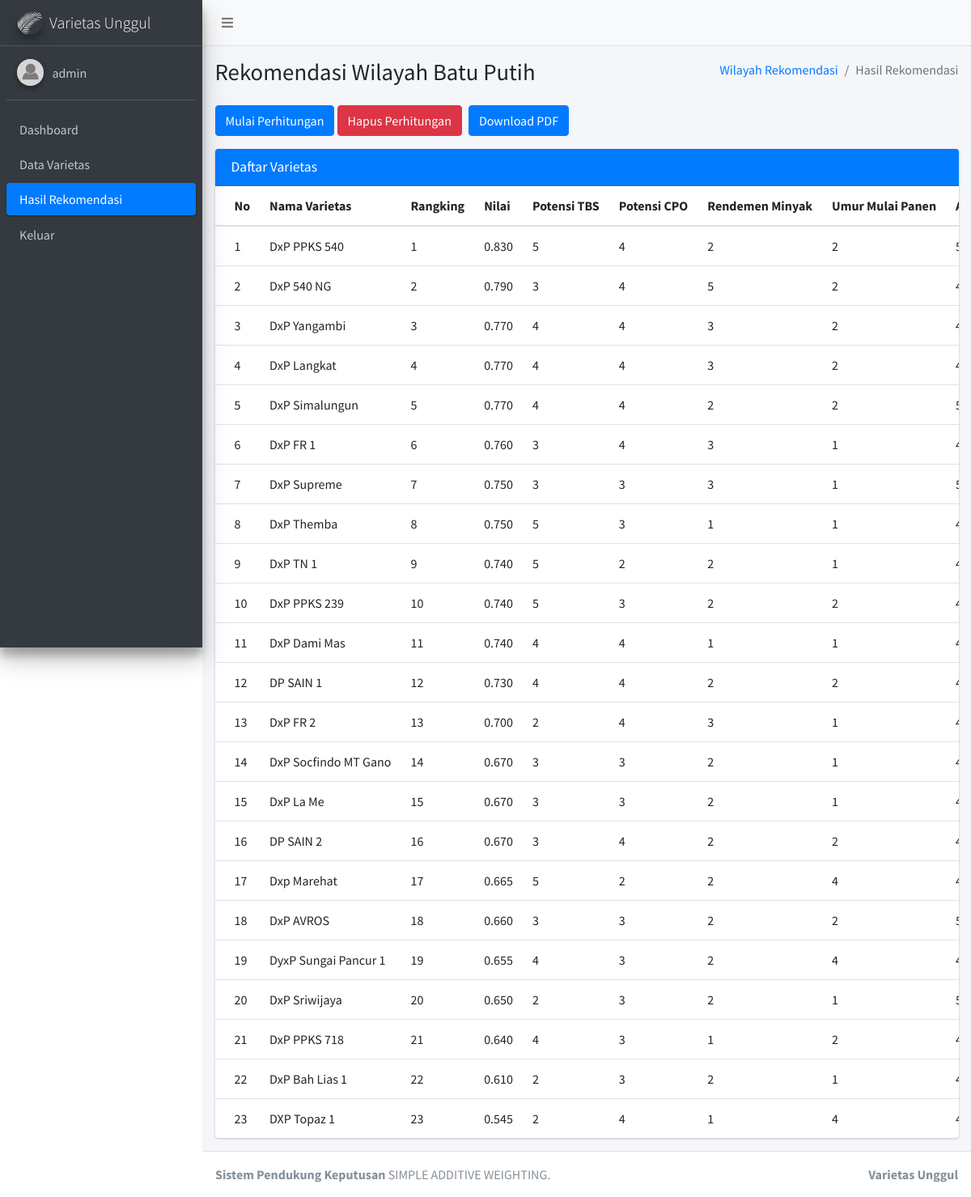
Page /hasil_perhitungan.php?id=6 (signed in) on the committed database.
### tables this page shows
CREATE TABLE `wilayah` (
  `id` int(11) NOT NULL,
  `nama` varchar(50) NOT NULL,
  `kabupaten` varchar(50) NOT NULL,
  `provinsi` varchar(50) NOT NULL
);

CREATE TABLE `kriteria` (
  `id` int(11) NOT NULL,
  `nama` varchar(50) NOT NULL,
  `bobot` float(8,2) NOT NULL,
  `status` varchar(10) NOT NULL,
  `status_sub` int(11) NOT NULL
);

CREATE TABLE `hasil` (
  `id` int(11) NOT NULL,
  `alternatif_id` int(11) NOT NULL,
  `no` int(11) NOT NULL,
  `nilai` text NOT NULL,
  `wilayah_id` int(11) NOT NULL
);

CREATE TABLE `alternatif` (
  `id` int(11) NOT NULL,
  `wilayah_id` int(11) NOT NULL,
  `nama` varchar(50) NOT NULL
);

CREATE TABLE `sub_kriteria` (
  `id` int(11) NOT NULL,
  `kriteria_id` int(11) NOT NULL,
  `nama` varchar(50) NOT NULL,
  `bobot` int(11) NOT NULL
);

### models/Hasil.php (called while the page is built, shortened)
<?php
class Hasil {
    protected $pdo;
    public function __construct ($pdo)
    {
        $this->pdo = $pdo;
    }
    public function index ($wilayah_id = null)
    {
        $query = "SELECT hasil.alternatif_id AS alternatif_id, alternatif.nama AS nama, hasil.nilai AS nilai, hasil.no AS 'no' FROM hasil LEFT JOIN alternatif ON alternatif.id = hasil.alternatif_id ";
        if ($wilayah_id !== null) {
            $query .= " WHERE hasil.wilayah_id = ?";
        }
        $query .= " ORDER BY hasil.no ASC";
        $statement = $this->pdo->prepare($query);
        if ($wilayah_id !== null) {
            $statement->execute([
                $wilayah_id
            ]);
        } else {
            $statement->execute();
        }
        $result = $statement->fetchAll(\PDO::FETCH_ASSOC);
        return $result;
    }
}

### models/Varietas.php (called while the page is built, shortened)
<?php
class Varietas {
    protected $pdo;
    public function __construct ($pdo)
    {
        $this->pdo = $pdo;
    }
    public function getBobotIn($id)
    {
        try {
            if (count($id) > 0) {
                $anonymous = implode(',', array_map(function () { return  "?"; }, range(0, count($id) - 1)));
                $query = "SELECT * FROM alternatif_bobot LEFT JOIN sub_kriteria ON alternatif_bobot.sub_kriteria_id = sub_kriteria.id WHERE alternatif_id IN ($anonymous) ";
                $statement = $this->pdo->prepare($query);
                $statement->execute($id);
                return $statement->fetchAll(\PDO::FETCH_ASSOC);
            } else {
                return [];
            }
        } catch (Exception $e) {
            return [];
        }
    }
}

### models/Wilayah.php (called while the page is built, shortened)
<?php
class Wilayah {
    protected $pdo;
    public function __construct ($pdo)
    {
        $this->pdo = $pdo;
    }
    public function find($id)
    {
        try {
            if ($id !== "") {
                $query = "SELECT * FROM wilayah WHERE id = ?";
                $statement = $this->pdo->prepare($query);
                $statement->execute([
                    $id,
                ]);
                return $statement->fetch(\PDO::FETCH_ASSOC);
            } else {
                return null;
            }
        } catch (Exception $e) {
            return null;
        }
    }
}

### config/form.php (called while the page is built)
<?php
function input_form($data) {
    $data = trim($data);
    $data = stripslashes($data);
    $data = htmlspecialchars($data);
    return $data;
}

### models/Kriteria.php (called while the page is built, shortened)
<?php
class Kriteria {
    protected $pdo;
    public function __construct ($pdo)
    {
        $this->pdo = $pdo;
    }
    public function index ()
    {
        $query = "SELECT * FROM kriteria";
        $statement = $this->pdo->prepare($query);
        $statement->execute();
        $result = $statement->fetchAll(\PDO::FETCH_ASSOC);
        return $result;
    }
}

### hasil_perhitungan.php (the view, shortened to what this page needs)
<?php
require __DIR__ . '/config/connect.php';
require __DIR__ . '/config/form.php';
$wilayahModel = new Wilayah($pdo);
$hasilModel = new Hasil($pdo);
$varietasModel = new Varietas($pdo);
$id = input_form($_GET['id'] ?? null);
$item = $wilayahModel->find($id);
$hasilItems = $hasilModel->index($id);
$bobotAlternatifItems = $varietasModel->getBobotIn(array_column($hasilItems, 'alternatif_id'));
$hasilItems = array_map(function ($item) use ($bobotAlternatifItems) {
    $item['bobot'] = array_filter($bobotAlternatifItems, function ($bobot) use ($item) {
        return $item['alternatif_id'] == $bobot['alternatif_id'];
    });
    return $item;
}, $hasilItems);
$kriteriaModel = new Kriteria($pdo);
$kriteriaItems = $kriteriaModel->index();
extract([
    'hasilItems' => $hasilItems,
    'kriteriaItems' => $kriteriaItems
]);
?>
<!DOCTYPE html>
<html lang="en">
<head>
    <link rel="stylesheet" href="plugins/fontawesome-free/css/all.min.css">
    <link rel="stylesheet" href="plugins/overlayScrollbars/css/OverlayScrollbars.min.css">
    <link rel="stylesheet" href="dist/css/adminlte.min.css">
</head>
<body class="hold-transition sidebar-mini layout-fixed layout-navbar-fixed layout-footer-fixed">
    <div class="wrapper">
        <nav class="main-header navbar navbar-expand navbar-light">
            <ul class="navbar-nav">
                <li class="nav-item">
                    <a class="nav-link" data-widget="pushmenu" href="#" role="button"><i class="fas fa-bars"></i></a>
                </li>
            </ul>
        </nav>
        <aside class="main-sidebar sidebar-dark-primary elevation-4">
            <a class="brand-link">
                <img src="dist/img/logo1.png" alt="AdminLTE Logo" class="brand-image img-circle elevation-3" style="opacity: .8">
                <span class="brand-text font-weight-light">Varietas Unggul</span>
            </a>
            <div class="sidebar">
                <div class="user-panel mt-3 pb-3 mb-3 d-flex">
                    <div class="image">
                        <img src="dist/img/user.png" class="img-circle elevation-2" alt="User Image">
                    </div>
                    <div class="info">
                        <a href="#" class="d-block"><?php echo $_SESSION['nama'] ?? '-' ?></a>
                    </div>
                </div>
                <nav class="mt-2">
                    <ul class="nav nav-pills nav-sidebar flex-column" data-widget="treeview" role="menu" data-accordion="false">
                        <li class="nav-item">
                            <a href="halaman_pengguna.php" class="nav-link ">
                                <p> Dashboard </p>
                            </a>
                        </li>
                        <li class="nav-item">
                            <a href="varietas.php" class="nav-link ">
                                <p> Data Varietas </p>
                            </a>
                        </li>
                        <li class="nav-item">
                            <a href="hasil.php" class="nav-link active">
                                <p>Hasil Rekomendasi</p>
                            </a>
                        </li>
                        <li class="nav-item">
                            <a href="logout.php" class="nav-link">
                                <p>Keluar</p>
                            </a>
                        </li>
                    </ul>
                </nav>
                </div>
        </aside>
        <div class="content-wrapper">
            <div class="content-header">
                <div class="container-fluid">
                    <div class="row mb-2">
                    <div class="col-sm-6">
                        <h1 class="m-0">Rekomendasi Wilayah <?php echo $item['nama'] ?></h1>
                    </div>
                    <div class="col-sm-6">
                        <ol class="breadcrumb float-sm-right">
                            <li class="breadcrumb-item"><a href="hasil.php">Wilayah Rekomendasi</a></li>
                            <li class="breadcrumb-item active">Hasil Rekomendasi</li>
                        </ol>
                    </div>
                    </div>
                </div>
            </div>
            <section class="content">
                <div class="container-fluid">
                    <div class="mb-3">
                        <button type="button" class="btn btn-primary" id="perhitungan" data-id="<?php echo $item['id'] ?>">Mulai Perhitungan</button>
                        <a href="hapus_perhitungan.php?id=<?php echo $item['id'] ?>" class="btn btn-danger mr-2">Hapus Perhitungan</button>
                        <a href="hasil_download.php?id=<?php echo $item['id'] ?>" class="btn btn-primary" target="_blank">Download PDF</a>
                    </div>
                    <div class="card card-primary">
                        <div class="card-header">
                            <h3 class="card-title">Daftar Varietas</h3>
                        </div>
                        <div class="card-body table-responsive p-0">
                            <table class="table table-hover text-nowrap">
                                <thead>
                                    <tr>
                                        <th>No</th>
                                        <th>Nama Varietas</th>
                                        <th>Rangking</th>
                                        <th>Nilai</th>
                                        <?php foreach ($kriteriaItems as $kriteriaItem) { ?>
                                            <th><?php echo $kriteriaItem['nama'] ?></th>
                                        <?php } ?>
                                    </tr>
                                </thead>
                                <tbody id="hasil_perhitungan">
                                    <?php foreach ($hasilItems as $index => $hasilItem) { ?>
                                        <?php $nilai = json_decode($hasilItem['nilai'], true); ?>
                                        <?php
                                            $bobot = array_values($hasilItem['bobot']);
                                        ?>
                                        <tr>
                                            <td><?php echo $index + 1 ?></td>
                                            <td><?php echo $hasilItem['nama'] ?></td>
                                            <td><?php echo $hasilItem['no'] ?></td>
                                            <td><?php echo $nilai['nilai_akhir'] ?></td>
                                            <?php foreach ($kriteriaItems as $kriteriaItem) { ?>
                                                <?php $bobotKey = array_search($kriteriaItem['id'], array_column($bobot, 'kriteria_id')); ?>
                                                <td><?php echo $bobotKey !== false ? $bobot[$bobotKey]['bobot'] : null ?></td>
                                            <?php } ?>
                                        </tr>
                                    <?php } ?>
                                </tbody>
                            </table>
                        </div>
                    </div>
                </div>
            </section>
        </div>
        <footer class="main-footer">
            <strong>Sistem Pendukung Keputusan</strong>
            SIMPLE ADDITIVE WEIGHTING.
            <div class="float-right d-none d-sm-inline-block">
            <b>Varietas Unggul</b>
            </div>
        </footer>
    </div>
</body>
</html>
<?php
$view = ob_get_clean();
echo $view;
?>

### rows in the picture
wilayah: nama "Batu Putih"
kriteria: nama "Potensi TBS", id.bobot "5", id.bobot "3", id.bobot "4", id.bobot "2"
kriteria: nama "Potensi CPO", id.bobot "4", id.bobot "3", id.bobot "2"
kriteria: nama "Rendemen Minyak", id.bobot "2", id.bobot "5", id.bobot "3", id.bobot "1"
kriteria: nama "Umur Mulai Panen", id.bobot "2", id.bobot "1", id.bobot "4"
hasil: alternatif.nama "DxP PPKS 540", no "1", nilai "0.830"
hasil: alternatif.nama "DxP 540 NG", no "2", nilai "0.790"
hasil: alternatif.nama "DxP Yangambi", no "3", nilai "0.770"
hasil: alternatif.nama "DxP Langkat", no "4", nilai "0.770"
hasil: alternatif.nama "DxP Simalungun", no "5", nilai "0.770"
hasil: alternatif.nama "DxP FR 1", no "6", nilai "0.760"
hasil: alternatif.nama "DxP Supreme", no "7", nilai "0.750"
hasil: alternatif.nama "DxP Themba", no "8", nilai "0.750"
hasil: alternatif.nama "DxP TN 1", no "9", nilai "0.740"
hasil: alternatif.nama "DxP PPKS 239", no "10", nilai "0.740"
hasil: alternatif.nama "DxP Dami Mas", no "11", nilai "0.740"
hasil: alternatif.nama "DP SAIN 1", no "12", nilai "0.730"
hasil: alternatif.nama "DxP FR 2", no "13", nilai "0.700"
hasil: alternatif.nama "DxP Socfindo MT Gano", no "14", nilai "0.670"
hasil: alternatif.nama "DxP La Me", no "15", nilai "0.670"
hasil: alternatif.nama "DP SAIN 2", no "16", nilai "0.670"
hasil: alternatif.nama "Dxp Marehat", no "17", nilai "0.665"
hasil: alternatif.nama "DxP AVROS", no "18", nilai "0.660"
hasil: alternatif.nama "DyxP Sungai Pancur 1", no "19", nilai "0.655"
hasil: alternatif.nama "DxP Sriwijaya", no "20", nilai "0.650"
hasil: alternatif.nama "DxP PPKS 718", no "21", nilai "0.640"
hasil: alternatif.nama "DxP Bah Lias 1", no "22", nilai "0.610"
hasil: alternatif.nama "DXP Topaz 1", no "23", nilai "0.545"

### other values in the picture
$_SESSION['nama'] "admin"
